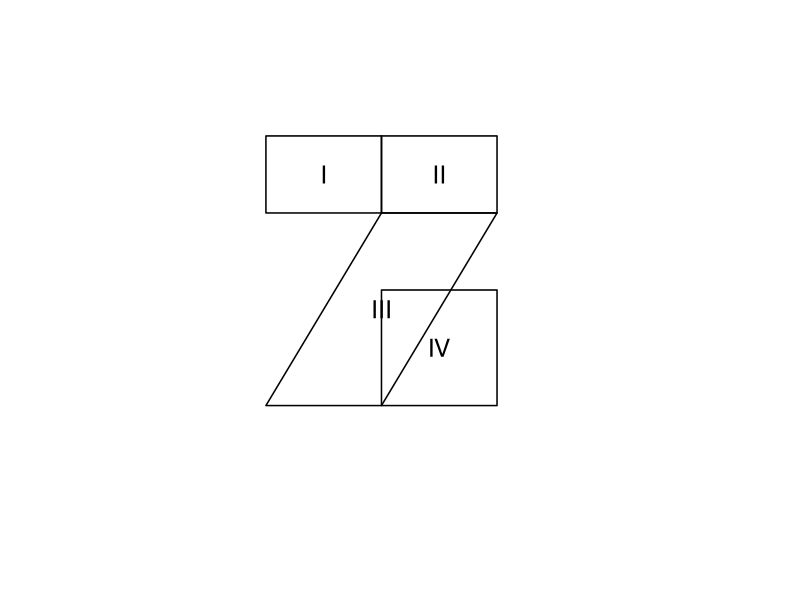

Here is the R script that generated this plot:
setwd("C:/Users/18904/Github/senior-mathematics/codes")
if(!dir.exists("../figures"))dir.create("../figures")
# week81-1: 4-region map I/II/III/IV, I-II-III triangle, IV only adjacent to III
draw1=function(){
  plot(0,0,xlim=c(0,10),ylim=c(0,10),type="n",asp=1,xlab="",ylab="",axes=FALSE)
  # Region I: upper-left polygon
  Ix=c(1,4,4,1)
  Iy=c(7,7,9,9)
  polygon(Ix,Iy,lwd=1.5)
  text(2.5,8,"I",cex=1.5)
  # Region II: upper-right polygon
  IIx=c(4,7,7,4)
  IIy=c(7,7,9,9)
  polygon(IIx,IIy,lwd=1.5)
  text(5.5,8,"II",cex=1.5)
  # Region III: lower middle, shares edges with I and II
  IIIx=c(1,4,7,4)
  IIIy=c(2,7,7,2)
  polygon(IIIx,IIIy,lwd=1.5)
  text(4,4.5,"III",cex=1.5)
  # Region IV: lower right, only adjacent to III
  IVx=c(4,7,7,4)
  IVy=c(2,2,5,5)
  polygon(IVx,IVy,lwd=1.5)
  text(5.5,3.5,"IV",cex=1.5)
}
cairo_pdf("../figures/week81-1.pdf",width=4,height=4,family="SimSun")
draw1()
dev.off()
svglite::svglite("../figures/week81-1.svg",width=4,height=4)
draw1()
dev.off()
